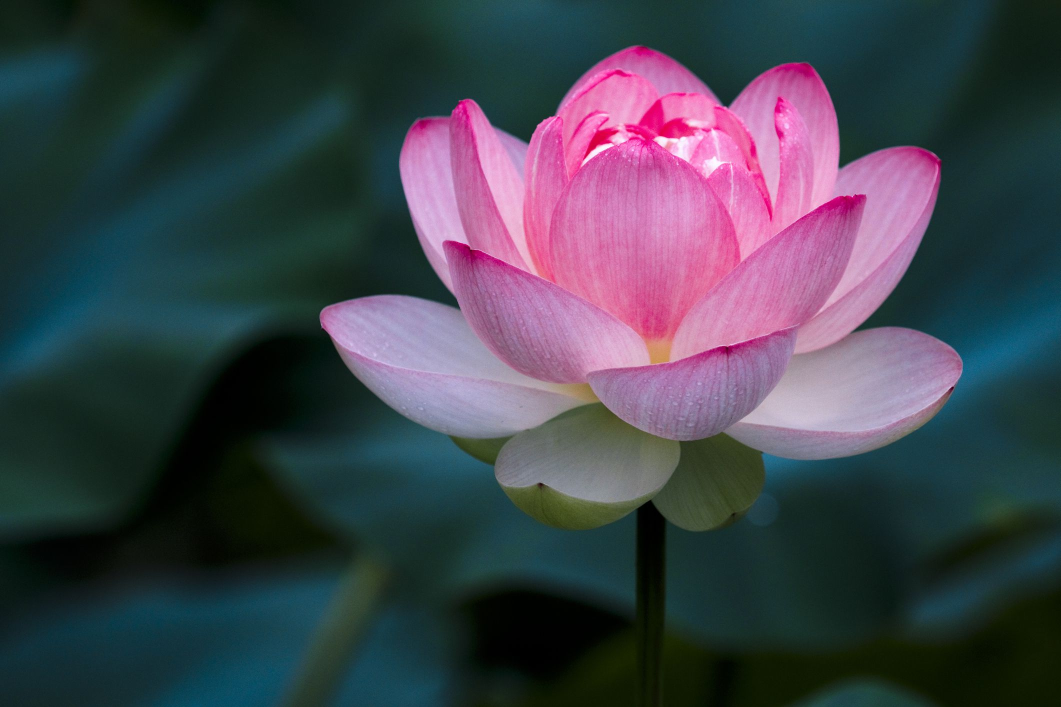
#> input picture ImagePixelation/lotus.jpg, 2121 x 1414 px (shown at 1/2 size)
$ jupyter execute ImagePixelation.ipynb
#> lines starting #> are read from the running program, lines starting #| are printed output that depends on the picture
# IMAGE PIXELATION

[cell 1]
import cv2
from matplotlib import pyplot as plot
import numpy as nm

[cell 2]
img = cv2.imread("lotus.jpg")
#> img is the input picture: shape (1414, 2121, 3); mean B, G, R 76.1, 66.4, 64.5
plot.imshow(img)
plot.title("Original Image")

[cell 3]
height,width = img.shape[:2] #Getting the image size
#> height = 1414; width = 2121
w,h = (16,16) #setting the desired pixelated size

#Resize input to pixelated size
img1 = cv2.resize(img,(w,h), interpolation=cv2.INTER_LINEAR)

#Converting pixelated image
output = cv2.resize(img1,(width,height),interpolation=cv2.INTER_NEAREST)
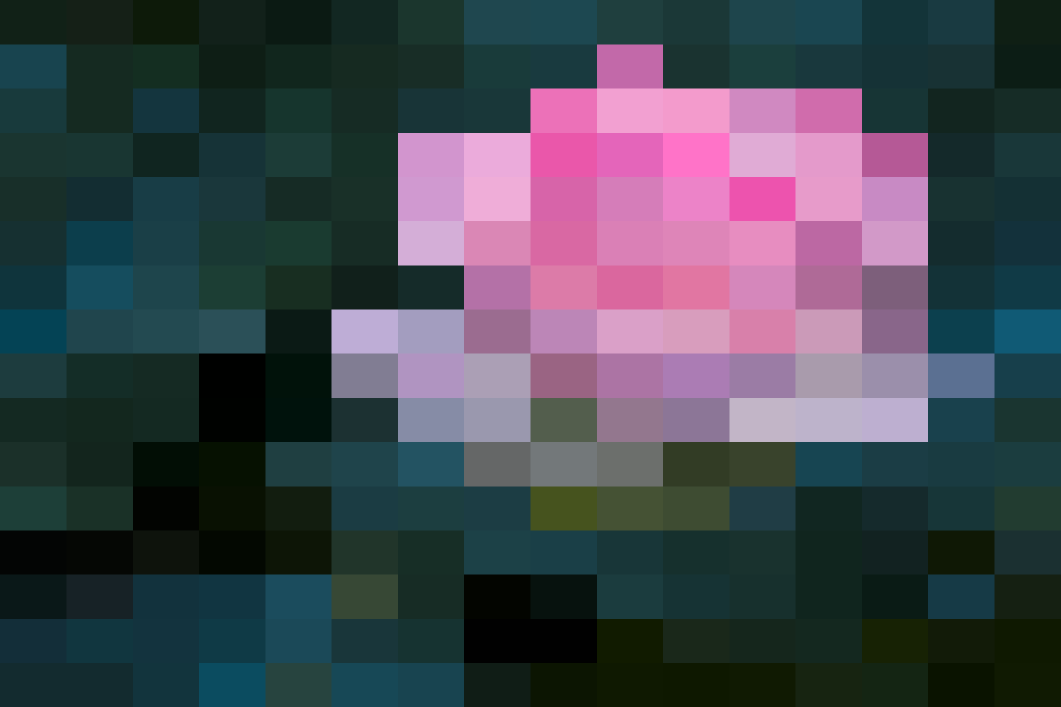
#> output: shape (1414, 2121, 3) (shown at 1/2 size); mean of channels 0, 1, 2 78.6, 69, 65.8; drawn as B, G, R

plot.imshow(output)
plot.title("Pixelated Image")
